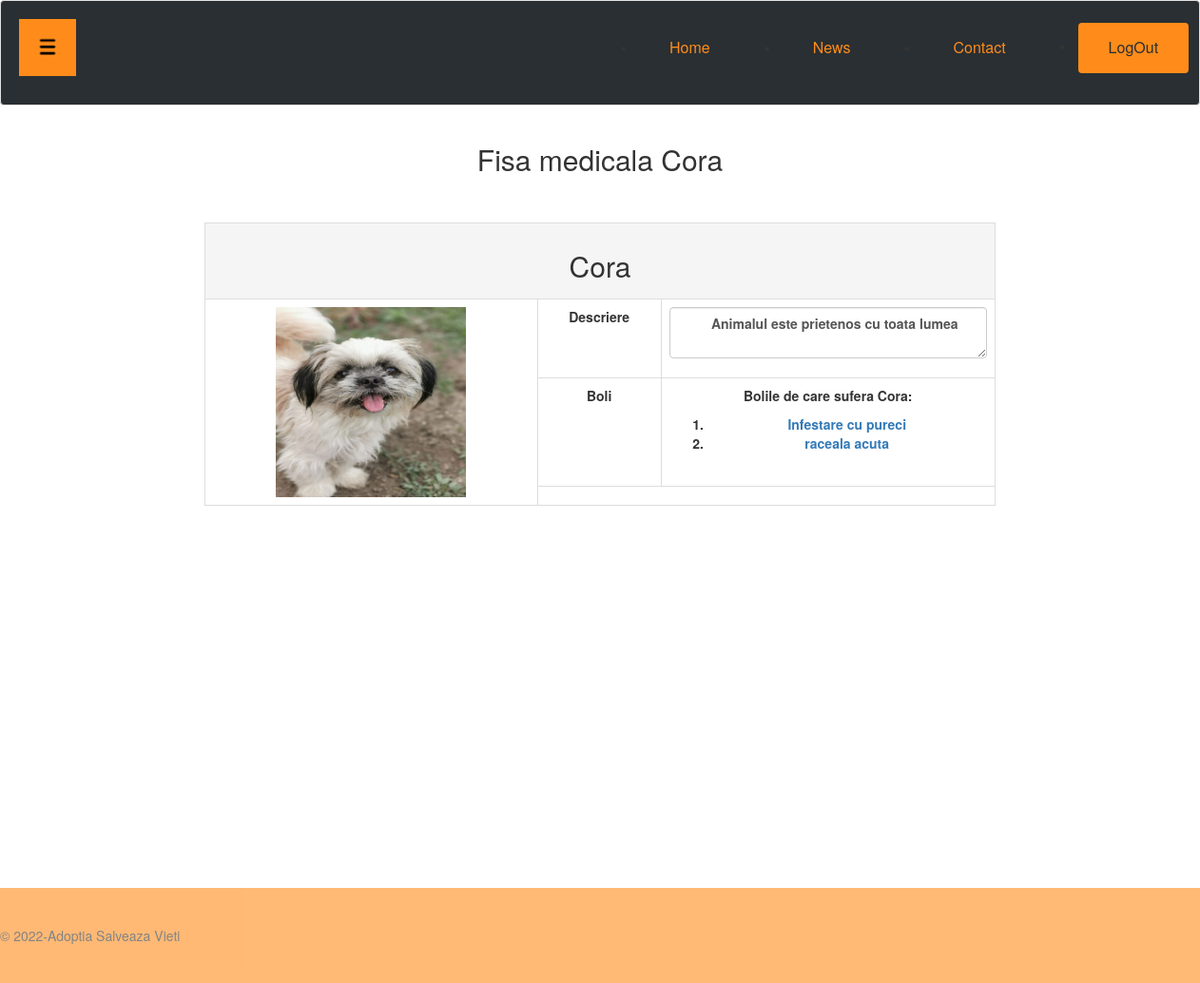
/php/vizualizareFisa.php?id_animal=2 (signed in), run on the app's committed database.
### tables this page shows
CREATE TABLE `animale` (
  `id_animal` varchar(255) NOT NULL,
  `nume` varchar(255) NOT NULL,
  `tip_animal` varchar(255) NOT NULL,
  `rasa` varchar(255) NOT NULL,
  `gen` varchar(255) NOT NULL,
  `varsta` varchar(255) NOT NULL,
  `mediu_viata` varchar(255) NOT NULL,
  `acomodabil` varchar(255) NOT NULL,
  `descriere` text NOT NULL,
  `adoptat` varchar(255) NOT NULL,
  `imagine_ref` varchar(255) NOT NULL
);

CREATE TABLE `mapare_fisa_boala` (
  `id_mapare` varchar(255) NOT NULL,
  `id_fisa` varchar(255) NOT NULL,
  `id_boala` varchar(255) NOT NULL
);

CREATE TABLE `boli` (
  `id_boala` varchar(255) NOT NULL,
  `nume_boala` varchar(255) NOT NULL,
  `durata` varchar(255) NOT NULL
);

### php/vizualizareFisa.php (the view, shortened to what this page needs)
<?php
global $conn;
if(isset($_SESSION["id_administrator"])){
    include("../include/inHeaderAdmin.php");
    $session_id = $_SESSION['id_administrator'];
    $query = $conn->prepare("SELECT * FROM administratori WHERE id_administrator=?");
    $query->execute(array($session_id));
}else{
    if(isset($_SESSION["id_utilizator"])){
        include("../include/inHeaderUser.php");
    }
    else{
        header("location: ../index.php");
    }
}
echo "<link rel='stylesheet' type='text/css' href='../css/admin.css'>";
$id_animal = $_GET['id_animal'];
$check_animal = $conn->prepare("select * from animale where id_animal=?");
$check_animal->execute(array($id_animal));
$infoAnimal = $check_animal->fetch();
echo "<center><h2>Fisa medicala  " . $infoAnimal['nume'] .  "</h2></center><br><br>";
$check_fisa = $conn->prepare("select * from fisa_medicala where id_animal=?");
$check_fisa->execute(array($id_animal));
$res = $check_fisa->fetch();
$fisa_id = $res['id_fisa'];
$check_boli = $conn->prepare("select * from mapare_fisa_boala where id_fisa=?");
$check_boli->execute(array($fisa_id));
$rows = $check_boli->rowCount();
?>
    <link rel="stylesheet" type="text/css" href="../css/admin.css">
    <div class="row content">
        <div class="col-sm-2">
        </div>
        <div class="col-sm-8">
            <form action="" method="POST" enctype="multipart/form-data">
                <table class="table table-bordered table-hover">
                    <tr align="center">
                        <td colspan="7" class="active"><h2><?php echo $infoAnimal['nume']; ?></h2>
<tr>
    <th rowspan="3"> <?php echo "<img src='" . $infoAnimal['imagine_ref'] . "' style ='width:200px;height:200px''>"; ?>
    <td>Descriere
    <td><textarea class="form-control" type="text" name="nume" ><?php echo $infoAnimal['descriere']; ?>
                            </textarea>
<tr>
    <td>Boli
    <td><?php if($rows == 0){
                                echo "<p>Animalul nu prezinta nici o boala sau tratament!</p>";
                            }
                            else{
                                echo "<p>Bolile de care sufera " . $infoAnimal['nume'] . ":</p>";
                                echo "<ol>";
                                while($map = $check_boli->fetch()){
                                    $id_boala = $map['id_boala'];
                                    $check_infoBoala = $conn->prepare("select * from boli where id_boala=?");
                                    $check_infoBoala->execute(array($id_boala));
                                    $infoBoala = $check_infoBoala->fetch();
                                    echo "<li><a href='vizualizareBoala.php?id_boala=" . $id_boala . "'>" . $infoBoala['nume_boala'] . "</a></li>";
                                }
                                echo "</ol>";
                            } ?>
<tr align="center">
    <td colspan="7"><?php if(isset($_SESSION['id_administrator'])){
    echo "<a href='editFisa.php?id_animal=" . $id_animal . "&id_fisa=" . $fisa_id . "' ><input type='button' value='Editeaza fisa medicala' class='btn3'></a>";
};?>
        </table>
        </form>
        </div>
        </div>
<?php include("../include/footer.php"); ?>

### css/admin.css (style rules this page uses)
* { box-sizing: border-box; }
html,body { height: 100%; margin: 0; }
body { background-color:white; }
body.logged { overflow-x: hidden; -webkit-background-size: cover; -moz-background-size: cover; -o-background-size: cover; background-size: cover; }
table.table { background: white; border: none ; border-collapse: collapse; }
.content { min-height: 100%; margin-bottom: -100px; }
td, th { text-align: center; padding: 8px; position: center; }

### php/vizualizareFisa.php (style rules this page uses)
td { font-weight: bold; }

### data on the page
animale: nume "Cora", imagine_ref (picture), nume "Animalul este prietenos cu toata lumea"
mapare_fisa_boala: id_boala.nume_boala "Infestare cu pureci"
mapare_fisa_boala: id_boala.nume_boala "raceala acuta"
